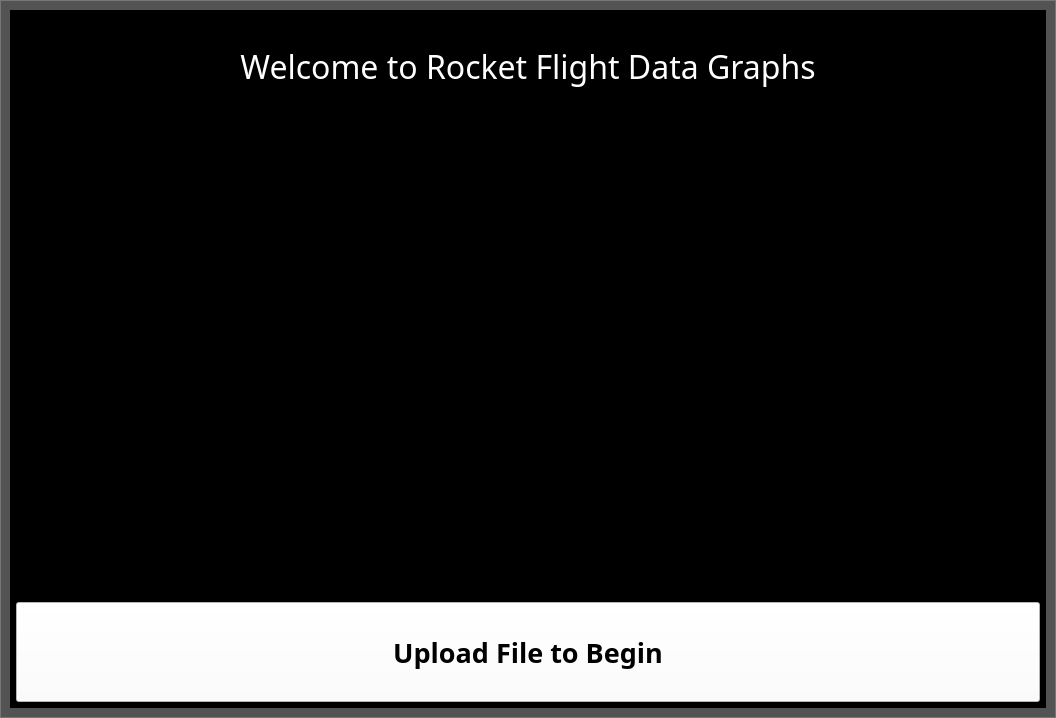
<?xml version="1.0" encoding="UTF-8"?>
<ui version="4.0">
 <class>MainWindow</class>
 <widget class="QMainWindow" name="MainWindow">
  <property name="geometry">
   <rect>
    <x>0</x>
    <y>0</y>
    <width>1056</width>
    <height>718</height>
   </rect>
  </property>
  <property name="font">
   <font>
    <weight>50</weight>
    <bold>false</bold>
   </font>
  </property>
  <property name="windowTitle">
   <string>MainWindow</string>
  </property>
  <widget class="QWidget" name="centralwidget">
   <layout class="QHBoxLayout" name="horizontalLayout_3">
    <property name="spacing">
     <number>0</number>
    </property>
    <property name="leftMargin">
     <number>0</number>
    </property>
    <property name="topMargin">
     <number>0</number>
    </property>
    <property name="rightMargin">
     <number>0</number>
    </property>
    <property name="bottomMargin">
     <number>0</number>
    </property>
    <item>
     <widget class="QFrame" name="frame_2">
      <property name="styleSheet">
       <string notr="true">background: rgba(0, 0, 0, 0.3);</string>
      </property>
      <property name="frameShape">
       <enum>QFrame::StyledPanel</enum>
      </property>
      <property name="frameShadow">
       <enum>QFrame::Raised</enum>
      </property>
      <layout class="QVBoxLayout" name="verticalLayout_2">
       <property name="spacing">
        <number>0</number>
       </property>
       <property name="leftMargin">
        <number>0</number>
       </property>
       <property name="topMargin">
        <number>0</number>
       </property>
       <property name="rightMargin">
        <number>0</number>
       </property>
       <property name="bottomMargin">
        <number>0</number>
       </property>
       <item>
        <widget class="QStackedWidget" name="stackedWidget">
         <property name="styleSheet">
          <string notr="true"/>
         </property>
         <property name="currentIndex">
          <number>0</number>
         </property>
         <widget class="QWidget" name="home">
          <layout class="QVBoxLayout" name="verticalLayout_6">
           <item>
            <widget class="QFrame" name="frame_4">
             <property name="layoutDirection">
              <enum>Qt::LeftToRight</enum>
             </property>
             <property name="autoFillBackground">
              <bool>false</bool>
             </property>
             <property name="styleSheet">
              <string notr="true">background-color: rgb(0, 0, 0);</string>
             </property>
             <property name="frameShape">
              <enum>QFrame::StyledPanel</enum>
             </property>
             <property name="frameShadow">
              <enum>QFrame::Raised</enum>
             </property>
             <layout class="QVBoxLayout" name="verticalLayout_5">
              <property name="spacing">
               <number>10</number>
              </property>
              <property name="leftMargin">
               <number>5</number>
              </property>
              <property name="topMargin">
               <number>5</number>
              </property>
              <property name="rightMargin">
               <number>5</number>
              </property>
              <property name="bottomMargin">
               <number>5</number>
              </property>
              <item>
               <widget class="QLabel" name="label">
                <property name="maximumSize">
                 <size>
                  <width>16777215</width>
                  <height>100</height>
                 </size>
                </property>
                <property name="font">
                 <font>
                  <family>MS PGothic</family>
                  <pointsize>24</pointsize>
                 </font>
                </property>
                <property name="styleSheet">
                 <string notr="true">color: rgb(255, 255, 255);</string>
                </property>
                <property name="text">
                 <string>Welcome to Rocket Flight Data Graphs</string>
                </property>
                <property name="alignment">
                 <set>Qt::AlignCenter</set>
                </property>
               </widget>
              </item>
              <item>
               <widget class="QLabel" name="label_2">
                <property name="text">
                 <string/>
                </property>
                <property name="pixmap">
                 <pixmap>icons/Rocket1.jpg</pixmap>
                </property>
                <property name="scaledContents">
                 <bool>false</bool>
                </property>
                <property name="alignment">
                 <set>Qt::AlignCenter</set>
                </property>
               </widget>
              </item>
              <item>
               <widget class="QPushButton" name="btn_upload">
                <property name="minimumSize">
                 <size>
                  <width>0</width>
                  <height>100</height>
                 </size>
                </property>
                <property name="font">
                 <font>
                  <family>MS PGothic</family>
                  <pointsize>20</pointsize>
                  <weight>75</weight>
                  <bold>true</bold>
                 </font>
                </property>
                <property name="styleSheet">
                 <string notr="true">QPushButton
{
	background-color: rgb(255, 255, 255);
	color: rgb(0, 0, 0);

}

QPushButton:hover
{
	background-color: rgb(135, 135, 203);
	color: rgb(0, 0, 0);
	
}</string>
                </property>
                <property name="text">
                 <string>Upload File to Begin</string>
                </property>
               </widget>
              </item>
             </layout>
            </widget>
           </item>
          </layout>
         </widget>
         <widget class="QWidget" name="graph">
          <property name="styleSheet">
           <string notr="true">background: rgba(0, 0, 0, 0.5);</string>
          </property>
          <layout class="QVBoxLayout" name="verticalLayout_4">
           <property name="spacing">
            <number>0</number>
           </property>
           <property name="leftMargin">
            <number>0</number>
           </property>
           <property name="topMargin">
            <number>0</number>
           </property>
           <property name="rightMargin">
            <number>0</number>
           </property>
           <property name="bottomMargin">
            <number>0</number>
           </property>
           <item>
            <widget class="QFrame" name="frame_3">
             <property name="styleSheet">
              <string notr="true">background: rgba(0, 0, 0, 0);</string>
             </property>
             <property name="frameShape">
              <enum>QFrame::StyledPanel</enum>
             </property>
             <property name="frameShadow">
              <enum>QFrame::Raised</enum>
             </property>
             <layout class="QVBoxLayout" name="verticalLayout">
              <property name="spacing">
               <number>10</number>
              </property>
              <property name="leftMargin">
               <number>5</number>
              </property>
              <property name="topMargin">
               <number>5</number>
              </property>
              <property name="rightMargin">
               <number>5</number>
              </property>
              <property name="bottomMargin">
               <number>5</number>
              </property>
              <item>
               <widget class="QFrame" name="frame">
                <property name="styleSheet">
                 <string notr="true">background-color: rgb(170, 170, 127);</string>
                </property>
                <property name="frameShape">
                 <enum>QFrame::StyledPanel</enum>
                </property>
                <property name="frameShadow">
                 <enum>QFrame::Raised</enum>
                </property>
                <layout class="QHBoxLayout" name="horizontalLayout">
                 <item>
                  <widget class="MplWidget" name="MplWidget" native="true">
                   <property name="styleSheet">
                    <string notr="true">background-color: rgb(255, 170, 0);</string>
                   </property>
                  </widget>
                 </item>
                 <item>
                  <widget class="MplWidget" name="MplWidget_2" native="true">
                   <property name="styleSheet">
                    <string notr="true">background-color: rgb(255, 170, 0);</string>
                   </property>
                  </widget>
                 </item>
                </layout>
               </widget>
              </item>
              <item>
               <widget class="QFrame" name="frame_5">
                <property name="maximumSize">
                 <size>
                  <width>16777215</width>
                  <height>50</height>
                 </size>
                </property>
                <property name="frameShape">
                 <enum>QFrame::StyledPanel</enum>
                </property>
                <property name="frameShadow">
                 <enum>QFrame::Raised</enum>
                </property>
                <layout class="QHBoxLayout" name="horizontalLayout_2">
                 <item>
                  <widget class="QLabel" name="lbl_acceleration">
                   <property name="font">
                    <font>
                     <pointsize>15</pointsize>
                    </font>
                   </property>
                   <property name="styleSheet">
                    <string notr="true">color: rgb(255, 255, 255);</string>
                   </property>
                   <property name="text">
                    <string>Altitude: (m)</string>
                   </property>
                   <property name="alignment">
                    <set>Qt::AlignCenter</set>
                   </property>
                  </widget>
                 </item>
                 <item>
                  <widget class="QLabel" name="lbl_altitude">
                   <property name="font">
                    <font>
                     <pointsize>15</pointsize>
                    </font>
                   </property>
                   <property name="styleSheet">
                    <string notr="true">color: rgb(255, 255, 255);</string>
                   </property>
                   <property name="text">
                    <string>Acceleration: (m/s)</string>
                   </property>
                   <property name="alignment">
                    <set>Qt::AlignCenter</set>
                   </property>
                  </widget>
                 </item>
                </layout>
               </widget>
              </item>
              <item>
               <widget class="QPushButton" name="btn_graph">
                <property name="enabled">
                 <bool>true</bool>
                </property>
                <property name="minimumSize">
                 <size>
                  <width>0</width>
                  <height>100</height>
                 </size>
                </property>
                <property name="font">
                 <font>
                  <family>MS PGothic</family>
                  <pointsize>20</pointsize>
                  <weight>75</weight>
                  <bold>true</bold>
                 </font>
                </property>
                <property name="styleSheet">
                 <string notr="true">QPushButton
{
	background-color: rgb(255, 255, 255);
	color: rgb(0, 0, 0);

}

QPushButton:hover
{
	background-color: rgb(135, 135, 203);
	color: rgb(0, 0, 0);
	
}</string>
                </property>
                <property name="text">
                 <string>Generate Graphs</string>
                </property>
               </widget>
              </item>
              <item>
               <widget class="QPushButton" name="btn_back">
                <property name="font">
                 <font>
                  <family>MS PGothic</family>
                  <pointsize>20</pointsize>
                  <weight>75</weight>
                  <bold>true</bold>
                 </font>
                </property>
                <property name="styleSheet">
                 <string notr="true">QPushButton
{
	background-color: rgb(255, 255, 255);
	color: rgb(0, 0, 0);

}

QPushButton:hover
{
	background-color: rgb(135, 135, 203);
	color: rgb(0, 0, 0);
	
}</string>
                </property>
                <property name="text">
                 <string>Back</string>
                </property>
               </widget>
              </item>
             </layout>
            </widget>
           </item>
          </layout>
         </widget>
        </widget>
       </item>
      </layout>
     </widget>
    </item>
   </layout>
  </widget>
 </widget>
 <customwidgets>
  <customwidget>
   <class>MplWidget</class>
   <extends>QWidget</extends>
   <header>mplwidget.h</header>
   <container>1</container>
  </customwidget>
 </customwidgets>
 <resources>
  <include location="icons.qrc"/>
 </resources>
 <connections/>
</ui>
